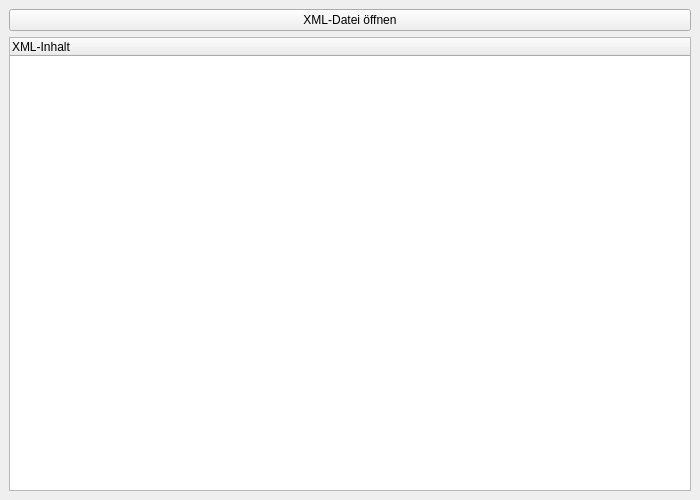
<?xml version="1.0" encoding="UTF-8"?>
<ui version="4.0">
 <class>MainWindow</class>
 <widget class="QMainWindow" name="MainWindow">
  <property name="geometry">
   <rect><x>0</x><y>0</y><width>700</width><height>500</height></rect>
  </property>
  <property name="windowTitle"><string>XML Viewer</string></property>
  <widget class="QWidget" name="centralwidget">
   <layout class="QVBoxLayout" name="verticalLayout">
    <item>
     <widget class="QPushButton" name="openButton">
      <property name="text"><string>XML-Datei öffnen</string></property>
     </widget>
    </item>
    <item>
     <widget class="QTreeWidget" name="treeWidget">
      <column><property name="text"><string>XML-Inhalt</string></property></column>
     </widget>
    </item>
   </layout>
  </widget>
 </widget>
 <resources/>
 <connections/>
</ui>
